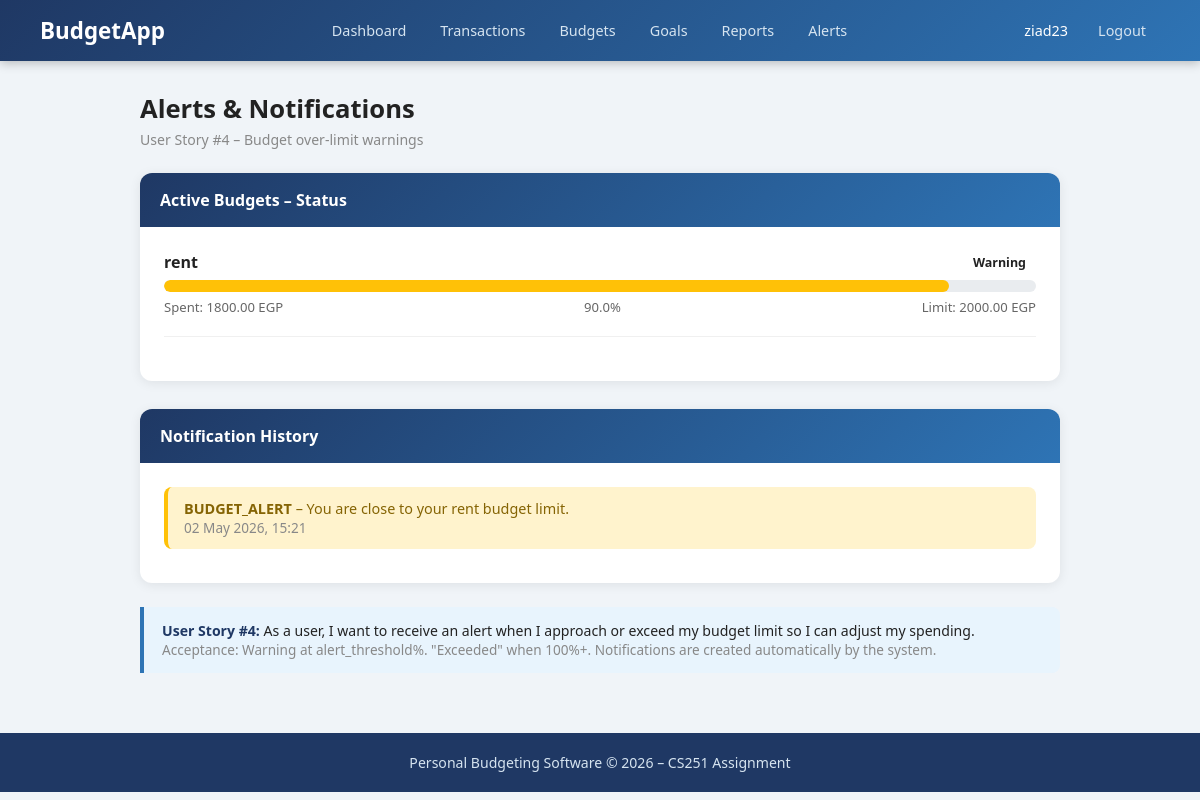
Screenshot of /alerts/ (signed in) with the database file from the repository.
### budget/models.py (models this page shows, shortened)
class Budget(models.Model):
    user            = models.ForeignKey(User, on_delete=models.CASCADE)
    category        = models.CharField(max_length=100)
    limit_amount    = models.DecimalField(max_digits=10, decimal_places=2)
    spent_amount    = models.DecimalField(max_digits=10, decimal_places=2, default=0)
    alert_threshold = models.IntegerField(default=90)  # warn at this % of the limit
    start_date      = models.DateField()
    end_date        = models.DateField()
    def get_percentage(self):
        if self.limit_amount == 0:
            return 0
        return round((self.spent_amount / self.limit_amount) * 100, 1)
    def check_limit(self):
        if self.limit_amount == 0:
            return 'ok'
        pct = (self.spent_amount / self.limit_amount) * 100
        if pct >= 100:
            return 'exceeded'
        elif pct >= self.alert_threshold:
            return 'warning'
        return 'ok'
    class Meta:
        ordering = ['category']

class Notification(models.Model):
    TYPE_CHOICES = [
        ('BUDGET_ALERT',    'Budget Alert'),
        ('BUDGET_EXCEEDED', 'Budget Exceeded'),
        ('GOAL_COMPLETED',  'Goal Completed'),
        ('INFO',            'Info'),
    ]
    user       = models.ForeignKey(User, on_delete=models.CASCADE)
    message    = models.TextField()
    notif_type = models.CharField(max_length=20, choices=TYPE_CHOICES, default='INFO')
    is_read    = models.BooleanField(default=False)
    created_at = models.DateTimeField(auto_now_add=True)
    class Meta:
        ordering = ['-created_at']

### budget/views.py (the view)
# urls.py: path('alerts/', views.alerts_view, name='alerts'),
@login_required
def alerts_view(request):
    today = timezone.now().date()
    notifications = Notification.objects.filter(user=request.user)
    notifications.filter(is_read=False).update(is_read=True)
    budgets = Budget.objects.filter(user=request.user, start_date__lte=today, end_date__gte=today)
    budget_statuses = [{'budget': b, 'status': b.check_limit(), 'percentage': b.get_percentage()} for b in budgets]
    return render(request, 'budget/alerts.html', {
        'notifications': notifications,
        'budget_statuses': budget_statuses,
    })

### budget/templates/budget/alerts.html (shortened to what this page needs)
{% extends 'budget/base.html' %}
{% block content %}
<div class="page-header">
    <div>
        <h2>Alerts &amp; Notifications</h2>
        <p>User Story #4 – Budget over-limit warnings</p>
    </div>
</div>
<div class="card" style="margin-bottom:28px;">
    <div class="card-header">Active Budgets – Status</div>
    <div class="card-body">
        {% if budget_statuses %}
            {% for item in budget_statuses %}
            <div style="margin-bottom:20px; padding-bottom:20px; border-bottom:1px solid #f0f0f0;">
                <div style="display:flex; justify-content:space-between; margin-bottom:6px;">
                    <span style="font-weight:600;">{{ item.budget.category }}</span>
                    {% if item.status == 'exceeded' %}
                        <span class="badge badge-red">Exceeded</span>
                    {% elif item.status == 'warning' %}
                        <span class="badge badge-orange">Warning</span>
                    {% else %}
                        <span class="badge badge-green">OK</span>
                    {% endif %}
                </div>
                <div class="progress-wrap" style="margin-bottom:6px;">
                    {% if item.status == 'exceeded' %}
                        <div class="progress-bar progress-red"
                             data-width="{{ item.percentage }}"></div>
                    {% elif item.status == 'warning' %}
                        <div class="progress-bar progress-yellow"
                             data-width="{{ item.percentage }}"></div>
                    {% else %}
                        <div class="progress-bar progress-green"
                             data-width="{{ item.percentage }}"></div>
                    {% endif %}
                </div>
                <div style="display:flex; justify-content:space-between; font-size:0.82rem; color:#666;">
                    <span>Spent: {{ item.budget.spent_amount }} EGP</span>
                    <span>{{ item.percentage }}%</span>
                    <span>Limit: {{ item.budget.limit_amount }} EGP</span>
                </div>
            </div>
            {% endfor %}
        {% else %}
            <div class="empty-state">
                <p>No active budgets right now. Create one first!</p>
                <a href="{% url 'create_budget' %}" class="btn btn-primary">Create Budget</a>
            </div>
        {% endif %}
    </div>
</div>
<div class="card">
    <div class="card-header">Notification History</div>
    <div class="card-body">
        {% if notifications %}
            {% for n in notifications %}
            <div class="alert {% if 'exceeded' in n.message|lower %}alert-danger{% else %}alert-warning{% endif %}"
                 style="margin-bottom:10px;">
                <strong>{{ n.notif_type }}</strong> – {{ n.message }}<br>
                <small class="text-muted">{{ n.created_at|date:"d M Y, H:i" }}</small>
            </div>
            {% endfor %}
        {% else %}
            <p class="text-muted" style="text-align:center; padding:20px;">
                No notifications yet. They will appear here when you approach a budget limit.
            </p>
        {% endif %}
    </div>
</div>
<div class="info-box">
    <strong>User Story #4:</strong> As a user, I want to receive an alert when I approach
    or exceed my budget limit so I can adjust my spending.<br>
    <span class="text-muted">
        Acceptance: Warning at alert_threshold%. "Exceeded" when 100%+.
        Notifications are created automatically by the system.
    </span>
</div>
{% endblock %}

### budget/templates/budget/base.html (shortened to what this page needs)
<!DOCTYPE html>
<html lang="en">
<head>
</head>
<body>
<nav class="navbar">
    <a class="navbar-brand" href="{% url 'dashboard' %}">BudgetApp</a>
    {% if user.is_authenticated %}
    <div class="nav-links">
        <a href="{% url 'dashboard' %}">Dashboard</a>
        <a href="{% url 'transaction_list' %}">Transactions</a>
        <a href="{% url 'budget_list' %}">Budgets</a>
        <a href="{% url 'goals' %}">Goals</a>
        <a href="{% url 'reports' %}">Reports</a>
        <a href="{% url 'alerts' %}">Alerts</a>
    </div>
    <div class="nav-links">
        <span class="nav-user">{{ user.username }}</span>
        <a href="{% url 'logout' %}">Logout</a>
    </div>
    {% else %}
    <div class="nav-links">
        <a href="{% url 'login' %}">Login</a>
        <a href="{% url 'signup' %}">Sign Up</a>
    </div>
    {% endif %}
</nav>
<main>
    {% block content %}{% endblock %}
</main>
<footer>
    <p>Personal Budgeting Software &copy; 2026 &ndash; CS251 Assignment</p>
</footer>
</body>
</html>

### budget/templates/budget/base.html (style rules this page uses)
* { margin: 0; padding: 0; box-sizing: border-box; }
body { font-family: 'Segoe UI', Tahoma, Geneva, Verdana, sans-serif; background-color: #f0f4f8; color: #222; }
a { text-decoration: none; color: inherit; }
.navbar { background: linear-gradient(135deg, #1F3864, #2E74B5); padding: 14px 40px; display: flex; align-items: center; justify-content: space-between; flex-wrap: wrap; gap: 10px; box-shadow: 0 2px 10px rgba(0,0,0,0.25); }
.navbar-brand { color: #fff; font-size: 1.4rem; font-weight: 700; }
.nav-links { display: flex; gap: 6px; flex-wrap: wrap; }
.nav-links a { color: #D6E4F0; padding: 7px 14px; border-radius: 6px; font-size: 0.9rem; transition: background 0.2s; }
.nav-user { color: #fff; font-size: 0.9rem; padding: 7px 10px; }
.alert { padding: 12px 16px; border-radius: 8px; margin-bottom: 10px; font-size: 0.9rem; font-weight: 500; }
.alert-warning { background: #fff3cd; color: #856404; border-left: 4px solid #ffc107; }
main { max-width: 960px; margin: 30px auto; padding: 0 20px; }
.card { background: #fff; border-radius: 12px; box-shadow: 0 2px 12px rgba(0,0,0,0.08); overflow: hidden; margin-bottom: 24px; }
.card-header { background: linear-gradient(135deg, #1F3864, #2E74B5); color: #fff; padding: 16px 20px; font-size: 1rem; font-weight: 600; }
.card-body { padding: 24px; }
.text-muted { color: #888; font-size: 0.85rem; }
.badge { display: inline-block; padding: 3px 10px; border-radius: 20px; font-size: 0.78rem; font-weight: 600; }
.progress-wrap { background: #e9ecef; border-radius: 20px; height: 12px; overflow: hidden; }
.progress-bar { height: 100%; border-radius: 20px; transition: width 0.4s; }
.progress-yellow { background: #ffc107; }
.page-header { display: flex; justify-content: space-between; align-items: center; margin-bottom: 24px; }
.page-header h2 { font-size: 1.6rem; font-weight: 700; }
.page-header p { color: #888; font-size: 0.88rem; margin-top: 4px; }
.info-box { background: #e8f4fd; border-left: 4px solid #2E74B5; padding: 14px 18px; border-radius: 0 8px 8px 0; margin-top: 20px; font-size: 0.88rem; }
.info-box strong { color: #1F3864; }
footer { background: #1F3864; color: #D6E4F0; text-align: center; padding: 20px; margin-top: 60px; font-size: 0.88rem; }

### rows the page displays
Budget: budget.category "rent", budget.spent_amount "1800.00", percentage "90.0", budget.limit_amount "2000.00"
Notification: notif_type "BUDGET_ALERT", message "You are close to your rent budget limit.", created_at "02 May 2026, 15:21"

### other values shown
{{ user.username }} "ziad23"
